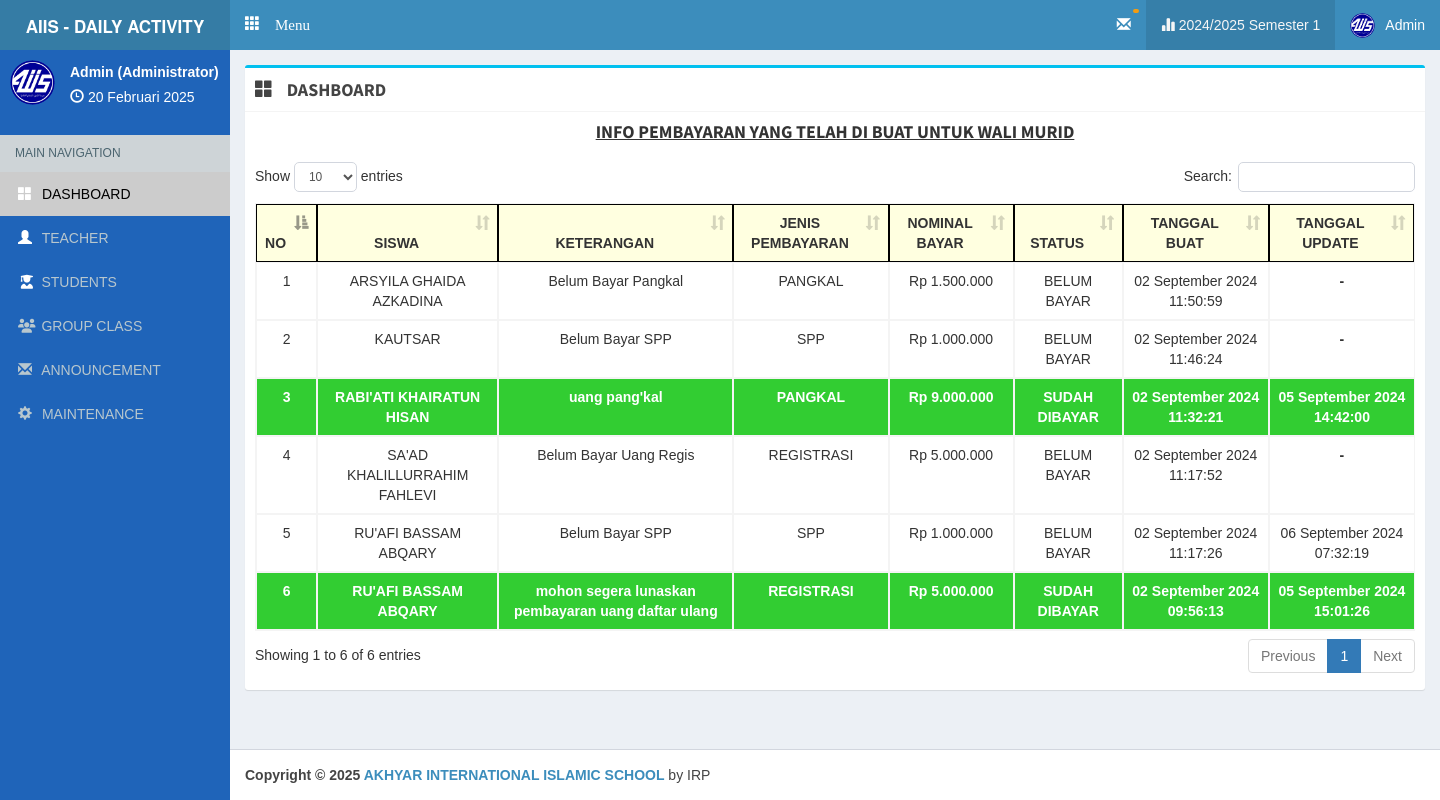
Screenshot of /admin/main.php (signed in) with the database file from the repository.
### tables this page shows
CREATE TABLE `tahun_ajaran` (
  `id_tahun_ajaran` int(11) NOT NULL,
  `c_role` varchar(50) DEFAULT NULL,
  `tahun` varchar(50) DEFAULT NULL,
  `semester` varchar(50) DEFAULT NULL,
  `status` varchar(50) DEFAULT NULL
);

CREATE TABLE `info_pengumuman_pembayaran` (
  `id` int(11) NOT NULL,
  `nis` varchar(50) DEFAULT NULL,
  `jenis_info_pembayaran` varchar(250) DEFAULT NULL,
  `keterangan` varchar(250) DEFAULT NULL,
  `nominal` varchar(50) DEFAULT NULL,
  `status_pembayaran` int(11) DEFAULT 0,
  `tanggal_dibuat` datetime DEFAULT NULL,
  `tanggal_update` datetime DEFAULT NULL
);

CREATE TABLE `siswa` (
  `c_siswa` varchar(10) NOT NULL,
  `nis` varchar(30) DEFAULT NULL,
  `nisn` varchar(15) DEFAULT NULL,
  `nama` varchar(50) NOT NULL,
  `tempat_lahir` varchar(20) DEFAULT NULL,
  `tanggal_lahir` date DEFAULT NULL,
  `jk` varchar(2) DEFAULT NULL,
  `c_kelas` varchar(10) DEFAULT NULL,
  `group_kelas` int(11) DEFAULT NULL,
  `tahun_join` varchar(50) DEFAULT NULL,
  `panggilan` varchar(20) DEFAULT NULL,
  `c_klp` varchar(20) DEFAULT NULL,
  `berat_badan` varchar(10) DEFAULT NULL,
  `tinggi_badan` varchar(10) DEFAULT NULL,
  `ukuran_baju` varchar(50) DEFAULT NULL,
  `alamat` varchar(200) DEFAULT NULL,
  `telp` varchar(50) DEFAULT NULL,
  `hp` varchar(30) DEFAULT NULL,
  `email` varchar(100) DEFAULT NULL,
  `nama_ayah` varchar(50) DEFAULT NULL,
  `pendidikan_ayah` varchar(100) DEFAULT NULL,
  `pekerjaan_ayah` varchar(100) DEFAULT NULL,
  `ttl_ayah` varchar(100) DEFAULT NULL,
  `nama_ibu` varchar(50) DEFAULT NULL,
  `pendidikan_ibu` varchar(100) DEFAULT NULL,
  `pekerjaan_ibu` varchar(100) DEFAULT NULL,
  `ttl_ibu` varchar(100) DEFAULT NULL
);

CREATE TABLE `aplikasi` (
  `id` int(2) NOT NULL,
  `alamat` varchar(30) NOT NULL,
  `kepsek` varchar(30) NOT NULL,
  `nipkepsek` varchar(30) NOT NULL,
  `namasek` varchar(60) NOT NULL
);

### php/config.php (called while the page is built, shortened)
<?php
$dbhost ='localhost';
$dbuser ='root';
$dbpass ='';
$dbname ='daily_activity_upt1';
$con=mysqli_connect($dbhost,$dbuser,$dbpass,$dbname);
$base='http://localhost/daily_act_upt1/';
$basead='http://localhost/daily_act_upt1/admin/';
$aplikasi=mysqli_fetch_array(mysqli_query($con,"SELECT * FROM aplikasi limit 1"));
?>

### php/function.php (called while the page is built, shortened)
<?php
function tgl($date){
  $array_bulan = array(1=>'Januari','Februari','Maret', 'April', 'Mei', 'Juni','Juli','Agustus','September','Oktober', 'November','Desember');
  $date = strtotime($date);
  $tanggal = date ('j', $date);
  $bulan = $array_bulan[date('n',$date)];
  $tahun = date('Y',$date);
  $result = $tanggal ." ". $bulan ." ". $tahun;
  return($result);
}
?>

### admin/view/dashboard/index.php (the view, shortened to what this page needs)
<?php
  $timeOut        = $_SESSION['expire'];
  $timeRunningOut = time() + 5;
  function format_tgl_indo($date){
    $tanggal_indo = date_create($date);
    date_timezone_set($tanggal_indo,timezone_open("Asia/Jakarta"));
    $array_bulan = array(1=>'Januari','Februari','Maret', 'April', 'Mei', 'Juni','Juli','Agustus','September','Oktober', 'November','Desember');
    $date = strtotime($date);
    $tanggal = date ('d', $date);
    $bulan = $array_bulan[date('n',$date)];
    $tahun = date('Y',$date);
    $jamIndo = date_format($tanggal_indo, "H:i:s");
    $result = $tanggal ." ". $bulan ." ". $tahun . " " . $jamIndo;
    return($result);
  }
  function rupiahFormat($angkax){
    $hasil_rupiahx = "Rp " . number_format($angkax,0,'.','.');
    return $hasil_rupiahx;
  }
  $no = 1;
  if ($timeRunningOut == $timeOut || $timeRunningOut > $timeOut) {
    $_SESSION['form_success'] = "session_time_out";
    $timeIsOut = 1;
    error_reporting(1);
  } else {
    $queryGetAllInfo = mysqli_query($con, "
      SELECT
      info_pengumuman_pembayaran.id as id_info,
      info_pengumuman_pembayaran.jenis_info_pembayaran as jenis_bayar,
      info_pengumuman_pembayaran.keterangan as ket_bayar,
      info_pengumuman_pembayaran.tanggal_dibuat as tgl_dibuat,
      info_pengumuman_pembayaran.tanggal_update as tgl_update,
      info_pengumuman_pembayaran.status_pembayaran as stat_byr,
      info_pengumuman_pembayaran.nominal as nominal_byr,
      info_pengumuman_pembayaran.nis as nis_siswa,
      siswa.nama as nama_siswa
      FROM info_pengumuman_pembayaran
      LEFT JOIN siswa
      ON info_pengumuman_pembayaran.nis = siswa.nis
      ORDER BY info_pengumuman_pembayaran.tanggal_dibuat DESC
    ");
  }
?>
<div class="box box-info">
  <div class="box-header with-border">
      <h3 class="box-title" id="boxTitle"> <i class="glyphicon glyphicon-th-large"></i> <span style="margin-left: 10px; font-weight: bold;"> DASHBOARD </span> </h3>
    </div>
    <center>
      <h4 id="judul_daily">
        <strong> <u> INFO PEMBAYARAN YANG TELAH DI BUAT UNTUK WALI MURID </u> </strong>
      </h4>
    </center>
    <div class="box-body table-responsive">
      <table id="hightlight_list_siswa" style="text-align: center;" class="table table-bordered table-hover">
        <thead>
          <tr style="background-color: lightyellow; font-weight: bold;">
            <th style="text-align: center; border: 1px solid black;" width="5%">NO</th>
            <th style="text-align: center; border: 1px solid black;"> SISWA </th>
            <th style="text-align: center; border: 1px solid black;"> KETERANGAN </th>
            <th style="text-align: center; border: 1px solid black;"> JENIS PEMBAYARAN </th>
            <th style="text-align: center; border: 1px solid black;"> NOMINAL BAYAR </th>
            <th style="text-align: center; border: 1px solid black;"> STATUS </th>
            <th style="text-align: center; border: 1px solid black;"> TANGGAL BUAT </th>
            <th style="text-align: center; border: 1px solid black;"> TANGGAL UPDATE </th>
          </tr>
        </thead>
        <tbody>
          <?php foreach ($queryGetAllInfo as $data): ?>
            <?php if ($data['stat_byr'] == 1): ?>
              <tr style="background-color: limegreen; color: white; font-weight: bold;" id="list_dashboard" onclick="statusOk(`<?= $data['jenis_bayar']; ?>`)">
                <td> <?= $no++; ?> </td>
                <td> <?= strtoupper($data['nama_siswa']); ?> </td>
                <td> <?= $data['ket_bayar']; ?> </td>
                <td> <?= $data['jenis_bayar']; ?> </td>
                <td> <?= rupiahFormat($data['nominal_byr']); ?> </td>
                <?php if ($data['stat_byr'] == NULL || $data['stat_byr'] == 0): ?>
                  <td> BELUM BAYAR </td>
                <?php elseif($data['stat_byr'] != 0): ?>
                  <td> SUDAH DIBAYAR </td>
                <?php endif ?>
                <td> <?= format_tgl_indo($data['tgl_dibuat']); ?> </td>
                <?php if ($data['tgl_update'] == NULL): ?>
                  <td> <strong> - </strong> </td>
                <?php else: ?>
                  <td> <?= format_tgl_indo($data['tgl_update']); ?> </td>
                <?php endif ?>
              </tr>
            <?php else: ?>
              <tr id="list_dashboard" onclick="updateStatus(
                `<?= $data['id_info']; ?>`,
                `<?= $data['nis_siswa']; ?>`,
                `<?= $data['nama_siswa']; ?>`,
                `<?= $data['jenis_bayar']; ?>`
              )">
                <td> <?= $no++; ?> </td>
                <td> <?= strtoupper($data['nama_siswa']); ?> </td>
                <td> <?= $data['ket_bayar']; ?> </td>
                <td> <?= $data['jenis_bayar']; ?> </td>
                <td> <?= rupiahFormat($data['nominal_byr']); ?> </td>
                <?php if ($data['stat_byr'] == NULL || $data['stat_byr'] == 0): ?>
                  <td> BELUM BAYAR </td>
                <?php elseif($data['stat_byr'] != 0): ?>
                  <td> SUDAH DIBAYAR </td>
                <?php endif ?>
                <td> <?= format_tgl_indo($data['tgl_dibuat']); ?> </td>
                <?php if ($data['tgl_update'] == NULL): ?>
                  <td> <strong> - </strong> </td>
                <?php else: ?>
                  <td> <?= format_tgl_indo($data['tgl_update']); ?> </td>
                <?php endif ?>
              </tr>
            <?php endif ?>
          <?php endforeach ?>
        </tbody>
      </table>
    </div>
</div>

### admin/main.php (shortened to what this page needs)
<?php
  require '../php/config.php';
  require '../php/function.php';
  $currTahun    = "";
  $currSemester = "";
  $check = mysqli_num_rows(mysqli_query($con, "SELECT * FROM tahun_ajaran WHERE status = 'aktif' AND c_role = '$_SESSION[key_admin]' "));
  if ($check != 0) {
    $currTahun = mysqli_query($con, "SELECT tahun FROM tahun_ajaran WHERE status = 'aktif' AND c_role = '$_SESSION[key_admin]' ");
    $currTahun = mysqli_fetch_assoc($currTahun)['tahun'];
    $currSemester = mysqli_query($con, "SELECT semester FROM tahun_ajaran WHERE status = 'aktif' AND c_role = '$_SESSION[key_admin]' ");
    $currSemester = mysqli_fetch_assoc($currSemester)['semester'];
  } else {
    $currTahun    = "";
    $currSemester = "";
  }
  $na = mysqli_fetch_array(mysqli_query($con,"SELECT * FROM admin where c_admin = '$_SESSION[key_admin]' "));
?>
<!DOCTYPE html>
<html>
<head>
  <link href="<?php echo $base; ?>theme/js/summernote.min.css" rel="stylesheet"/>
  <link rel="stylesheet" href="<?php echo $base; ?>theme/plugins/datatables/dataTables.bootstrap.css">
  <link rel="stylesheet" href="<?php echo $base; ?>theme/plugins/iCheck/square/blue.css">
  <link rel="stylesheet" href="<?= $base; ?>theme/bower_components/bootstrap/dist/css/bootstrap.min.css">
  <link rel="stylesheet" href="<?= $base; ?>theme/bower_components/font-awesome/css/font-awesome.min.css">
  <link rel="stylesheet" href="https://cdnjs.cloudflare.com/ajax/libs/font-awesome/6.5.1/css/all.min.css" />
  <link rel="stylesheet" href="<?= $base; ?>theme/dist/css/AdminLTE.min.css">
  <link rel="stylesheet" href="<?= $base; ?>theme/dist/css/skins/_all-skins.min.css">
  <link rel="stylesheet" href="<?php echo $base; ?>theme/plugins/pace/pace.min.css">
  <link href="https://cdn.jsdelivr.net/npm/select2@4.1.0-rc.0/dist/css/select2.min.css" rel="stylesheet" />
  <link href="<?php echo $base; ?>theme/datetime/css/bootstrap-datetimepicker.min.css" rel="stylesheet">
  <link rel="stylesheet" href="<?php echo $base; ?>theme/plugins/select2/select2.min.css">
  <link rel="stylesheet" href="<?php echo $base; ?>theme/dist/css/AdminLTE.min.css">
  <link rel="stylesheet" href="<?php echo $base; ?>theme/dist/css/skins/_all-skins.min.css">
  <link rel="stylesheet" href="<?php echo $base; ?>theme/dist/css/overridecss.css">
</head>
<body class="skin-blue hold-transition fixed"
oncontextmenu="return false">
<div class="wrapper">
  <header class="main-header">
    <a href="#" class="logo">
      <span class="logo-lg"> <b style="font-size: 17px;"> AIIS - DAILY ACTIVITY </b> </span>
    </a>
    <nav class="navbar navbar-static-top" role="navigation">
     <a href="#" class="glyphicon glyphicon-th" data-toggle="offcanvas" role="button" style="color: #fff;margin-top: 15px;margin-left: 15px;font-size: 15px;"> Menu
      </a>
      <div class="navbar-custom-menu">
        <ul class="nav navbar-nav">
          <li class="dropdown notifications-menu">
            <a href="#" class="dropdown-toggle" id="untukNotifNoApprKepsek" data-toggle="dropdown">
              <i class="glyphicon glyphicon-envelope"></i>
              <span class="label label-warning" id="notifInfoList">  </span>
            </a>
          </li>
          <li class="active">
            <a><i class="glyphicon glyphicon-stats"></i> <?= $currTahun; ?> Semester <?= $currSemester; ?></a>
          </li>
          <li class="dropdown user user-menu" id="bgnNama">
            <a href="#" class="dropdown-toggle" data-toggle="dropdown">
              <img src="<?php echo $base; ?>imgstatis/logo2.png" class="user-image" alt="User Image">
                <span class="hidden-xs"><?php echo ucfirst($_SESSION['name_user']) ?></span>
              </a>
          </li>
        </ul>
      </div>
    </nav>
  </header>
  <aside class="main-sidebar">
    <section class="sidebar cobasidebar">
      <div class="user-panel">
        <div class="pull-left image">
            <img src="<?php echo $base; ?>imgstatis/logo2.png" class="img-circle" alt="User Image">
        </div>
        <div class="pull-left info">
          <p><?= ucfirst($na['username']); ?> (<?= $na['nama']; ?>) </p>
          <i class="glyphicon glyphicon-time"></i> <?php echo tgl(date('d-m-Y')); ?>
        </div>
      </div>
      <ul class="sidebar-menu">
        <li class="header">MAIN NAVIGATION</li>
        <li>
          <a href="<?= $basead; ?>" id="dashboard"><i style="color: white;" class="glyphicon glyphicon-th-large text-primary"></i> <span id=""> DASHBOARD </span> </a>
        </li>
        <li>
          <a href="<?= $basead; ?>teacher" id="addguru"><i style="color: white;" class="glyphicon glyphicon-user"></i> <span id="addtc"> TEACHER </span> </a>
        </li>
        <li>
          <a href="<?= $basead; ?>students" id="students"><i style="color: white;" class="fa-classic fa-solid fa-user-graduate fa-fw"></i> <span id="addst" style="margin-left: 2px;"> STUDENTS </span> </a>
        </li>
        <li>
          <a href="#" id="list_student">
            <i class="fa-solid fa-users"></i> <span style="margin-left: 2px;"> GROUP CLASS </span>
          </a>
        </li>
        <li>
          <a href="#" id="list_announcement">
            <i class="glyphicon glyphicon-envelope"></i> <span> ANNOUNCEMENT </span>
          </a>
        </li>
        <li>
          <a href="#" id="list_maintenance">
            <i class="glyphicon glyphicon-cog"></i> <span id="titleList2"> MAINTENANCE </span>
          </a>
        </li>
      </ul>
    </section>
  </aside>
  <div class="content-wrapper">
    <section class="content" id="isi_konten">
<?php
  if(empty($_GET['on'])){require 'view/dashboard/index.php';}
?>
    </section>
  </div>
</div>
  <footer class="main-footer">
    <strong>Copyright &copy; <?php echo date('Y'); ?> <a href="#"><?php echo $aplikasi['namasek']; ?></a></strong> by IRP
</body>
</html>

### admin/main.php (style rules this page uses)
#list_dashboard { cursor: pointer; }
body { font-family:arial; }

### rows the page displays
tahun_ajaran: tahun "2024/2025", semester "1"
info_pengumuman_pembayaran: siswa.nama "ARSYILA GHAIDA AZKADINA", keterangan "Belum Bayar Pangkal", jenis_info_pembayaran "PANGKAL", nominal "Rp 1.500.000", status_pembayaran "BELUM BAYAR", tanggal_dibuat "02 September 2024 11:50:59"
info_pengumuman_pembayaran: siswa.nama "KAUTSAR", keterangan "Belum Bayar SPP", jenis_info_pembayaran "SPP", nominal "Rp 1.000.000", status_pembayaran "BELUM BAYAR", tanggal_dibuat "02 September 2024 11:46:24"
info_pengumuman_pembayaran: siswa.nama "RABI'ATI KHAIRATUN HISAN", keterangan "uang pang'kal", jenis_info_pembayaran "PANGKAL", nominal "Rp 9.000.000", status_pembayaran "SUDAH DIBAYAR", tanggal_dibuat "02 September 2024 11:32:21", tanggal_update "05 September 2024 14:42:00"
info_pengumuman_pembayaran: siswa.nama "SA'AD KHALILLURRAHIM FAHLEVI", keterangan "Belum Bayar Uang Regis", jenis_info_pembayaran "REGISTRASI", nominal "Rp 5.000.000", status_pembayaran "BELUM BAYAR", tanggal_dibuat "02 September 2024 11:17:52"
info_pengumuman_pembayaran: siswa.nama "RU'AFI BASSAM ABQARY", keterangan "Belum Bayar SPP", jenis_info_pembayaran "SPP", nominal "Rp 1.000.000", status_pembayaran "BELUM BAYAR", tanggal_dibuat "02 September 2024 11:17:26", tanggal_update "06 September 2024 07:32:19"
info_pengumuman_pembayaran: siswa.nama "RU'AFI BASSAM ABQARY", keterangan "mohon segera lunaskan pembayaran uang daftar ulang", jenis_info_pembayaran "REGISTRASI", nominal "Rp 5.000.000", status_pembayaran "SUDAH DIBAYAR", tanggal_dibuat "02 September 2024 09:56:13", tanggal_update "05 September 2024 15:01:26"
aplikasi: namasek "AKHYAR INTERNATIONAL ISLAMIC SCHOOL"

### other values shown
$_SESSION['name_user'] "Admin"
$na['username'] "Admin"
$na['nama'] "Administrator"
